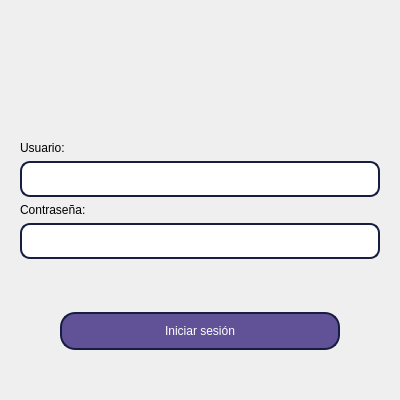
<?xml version="1.0" encoding="UTF-8"?>
<ui version="4.0">
 <class>VentanaInicioSesion</class>
 <widget class="QWidget" name="VentanaInicioSesion">
  <property name="geometry">
   <rect>
    <x>0</x>
    <y>0</y>
    <width>400</width>
    <height>400</height>
   </rect>
  </property>
  <property name="minimumSize">
   <size>
    <width>300</width>
    <height>300</height>
   </size>
  </property>
  <property name="maximumSize">
   <size>
    <width>400</width>
    <height>400</height>
   </size>
  </property>
  <property name="windowTitle">
   <string>JEB - Iniciar sesión</string>
  </property>
  <layout class="QVBoxLayout" name="verticalLayout">
   <item>
    <widget class="QLabel" name="label">
     <property name="text">
      <string/>
     </property>
     <property name="pixmap">
      <pixmap>../Logo.png</pixmap>
     </property>
     <property name="scaledContents">
      <bool>true</bool>
     </property>
     <property name="wordWrap">
      <bool>false</bool>
     </property>
    </widget>
   </item>
   <item>
    <widget class="QWidget" name="panelNorte" native="true">
     <layout class="QGridLayout" name="gridLayout_2">
      <item row="3" column="0">
       <widget class="QLabel" name="etiquetaContrasena">
        <property name="text">
         <string>Contraseña:</string>
        </property>
       </widget>
      </item>
      <item row="1" column="0">
       <widget class="QLabel" name="etiquetaUsuario">
        <property name="text">
         <string>Usuario:</string>
        </property>
       </widget>
      </item>
      <item row="4" column="0">
       <widget class="QLineEdit" name="campoContrasena">
        <property name="styleSheet">
         <string notr="true">QLineEdit{
	border-radius: 10px;
	padding: 8px 20px;
	border: 2px solid #161d41;
}
</string>
        </property>
        <property name="echoMode">
         <enum>QLineEdit::Password</enum>
        </property>
       </widget>
      </item>
      <item row="2" column="0">
       <widget class="QLineEdit" name="campoUsuario">
        <property name="styleSheet">
         <string notr="true">QLineEdit{
	border-radius: 10px;
	padding: 8px 20px;
	border: 2px solid #161d41;
}
</string>
        </property>
       </widget>
      </item>
     </layout>
    </widget>
   </item>
   <item>
    <widget class="QWidget" name="panelSur" native="true">
     <layout class="QGridLayout" name="gridLayout_3">
      <item row="1" column="1">
       <widget class="QPushButton" name="botonIniciarSesion">
        <property name="styleSheet">
         <string notr="true">QPushButton {
    border-radius: 15px; /* Redondea los bordes del botón */
    background-color: #615298; /* Color de fondo en estado base */
    color: white; /* Color del texto */
    padding: 10px 20px; /* Espaciado interno */
    border: 2px solid #161d41; /* Borde del botón */
}

QPushButton:hover {
    background-color: #9769bb; /* Color de fondo cuando el mouse está encima */
    border: 2px solid #5266d3; /* Color del borde cuando el mouse está encima */
}

QPushButton:pressed {
    background-color: #36356c; /* Color de fondo cuando el botón está presionado */
    border: 2px solid #161d41; /* Color del borde cuando el botón está presionado */
}</string>
        </property>
        <property name="text">
         <string>Iniciar sesión</string>
        </property>
       </widget>
      </item>
      <item row="1" column="0">
       <spacer name="espaciadorIzquierdo">
        <property name="orientation">
         <enum>Qt::Horizontal</enum>
        </property>
        <property name="sizeType">
         <enum>QSizePolicy::Preferred</enum>
        </property>
        <property name="sizeHint" stdset="0">
         <size>
          <width>40</width>
          <height>20</height>
         </size>
        </property>
       </spacer>
      </item>
      <item row="1" column="2">
       <spacer name="espaciadorDerecho">
        <property name="orientation">
         <enum>Qt::Horizontal</enum>
        </property>
        <property name="sizeType">
         <enum>QSizePolicy::Preferred</enum>
        </property>
        <property name="sizeHint" stdset="0">
         <size>
          <width>40</width>
          <height>20</height>
         </size>
        </property>
       </spacer>
      </item>
     </layout>
    </widget>
   </item>
  </layout>
 </widget>
 <resources/>
 <connections/>
</ui>
